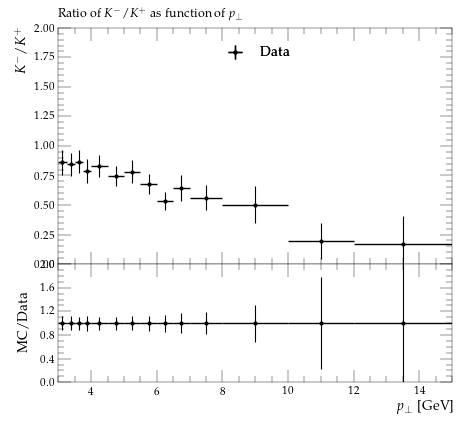

Generate this figure with Python:
#! /usr/bin/env python3

# This Python script was auto-generated using YODA v2.1.0.
# Analysis object: /STAR_2012_I930463/d07-x01-y03
# Timestamp: 07-10-2025 (17:32:21)

import matplotlib as mpl
import matplotlib.pyplot as plt
mpl.use('Agg') # comment out for interactive use
import os
import numpy as np
from numpy import nan, inf

plotDir = os.path.split(os.path.realpath(__file__))[0]
if 'YODA_USER_PLOT_PATH' in globals():
    plot_outdir = globals()['YODA_USER_PLOT_PATH']
else:
    plot_outdir = plotDir

#plot style
plt.style.use(os.path.join(plotDir, '../default.mplstyle'))
# plot metadata
figW, figH = plt.rcParams['figure.figsize']
ax_xLabel = r'$p_\perp$ [GeV]'
ax_yLabel = r'$K^- / K^+$'
ax_title  = r'Ratio of $K^{-} / K^{+}$ as function of $p_\perp$'
ax_xScale = 'linear'
ax_yScale = 'linear'
xLims = (3.0, 15.0)
yLims = (0.0, 2.0)

# TeX-friendly labels for the legend
labels = {
    'legend' : ([ r"Data", r"pp200GeV" ], r""),
}

# Adjust canvas width and height
canvasW = 10.0
canvasH = 9.0
figW *= canvasW/10.
figH *= canvasH/9.

# Create figure and axis objects
fig, (ax, ratio0_ax) = plt.subplots(2, 1, sharex=True,
                  figsize=(figW,figH), gridspec_kw={'height_ratios': (6.0, 3.0)})

# Set figure margins
plt.subplots_adjust(
    left   = 1.0 * plt.rcParams['figure.subplot.left'],
    right  = 1.0 * plt.rcParams['figure.subplot.right'],
    top    = 1.0 * plt.rcParams['figure.subplot.top'],
    bottom = 1.0 * plt.rcParams['figure.subplot.bottom'])

ratio0_ax.yaxis.set_major_locator(mpl.ticker.MultipleLocator(0.4))
ratio0_ax.set_ylim(0.0, 2.0)
ratio0_ax.set_ylabel('MC/Data')

# the numerical data is stored in a separate file
dataf = dict()
prefix = os.path.split(__file__)[0]
if prefix:    prefix = prefix + '/'
exec(open(prefix+'d07-x01-y03__data.py').read(), dataf)


legend_handles = dict() # keep track of handles for the legend

# style options for curves
# starts at zorder>=5 to draw curve on top of legend
styles = {
  'Data': {
    'color' : 'black',
    'linestyle' : '-',
    'linewidth' : 1,
    'marker' : 'o',
    'markersize' : 2,
    'capsize' : 0.0,
    'zorder' : 5,
    'histstyle' : 0,
    'drawstyle' : 'steps-pre',
    'xerrorbars' : 1,
    'yerrorbars' : 1,
    'fillcolor' : None,
    'fillopacity' : 1.0,
    'ratio0_linestyle' : '-',
    'ratio0_linewidth' : 1,
    'ratio0_marker' : 'o',
    'ratio0_markersize' : 2,
    'ratio0_capsize' : 0.0,
    'ratio0_zorder' : 5,
    'ratio0_histstyle' : 0,
    'ratio0_drawstyle' : 'steps-pre',
    'ratio0_xerrorbars' : 1,
    'ratio0_yerrorbars' : 1,
  },
  'pp200GeV.yoda': {
    'color' : '#EE3311',
    'linestyle' : '-',
    'linewidth' : 1,
    'marker' : 'none',
    'markersize' : 2,
    'capsize' : 0.0,
    'zorder' : 6,
    'histstyle' : 1,
    'drawstyle' : 'steps-pre',
    'xerrorbars' : 1,
    'yerrorbars' : 1,
    'fillcolor' : None,
    'fillopacity' : 1.0,
    'ratio0_linestyle' : '-',
    'ratio0_linewidth' : 1,
    'ratio0_marker' : 'none',
    'ratio0_markersize' : 2,
    'ratio0_capsize' : 0.0,
    'ratio0_zorder' : 6,
    'ratio0_histstyle' : 1,
    'ratio0_drawstyle' : 'steps-pre',
    'ratio0_xerrorbars' : 1,
    'ratio0_yerrorbars' : 1,
  },
}

# curve from input yoda files in main panel
for label, yvals in dataf['yvals'].items():
    if all(np.isnan(v) for v in dataf['yvals'][label]):
        continue
    tmp = None
    if styles[label]['histstyle']: # draw as histogram
        xpos = dataf['xedges'][label] if styles[label]['drawstyle'] else dataf['xpoints'][label]
        ypos = np.insert(yvals, 0, yvals[0]) if styles[label]['drawstyle'] else yvals
        if styles[label]['fillcolor']: # fill area below curve
            ax.fill_between(xpos, ypos, step='pre',
                            color=styles[label]['fillcolor'],
                            alpha=styles[label]['fillopacity'])
        tmp, = ax.plot(xpos, ypos,
                       color=styles[label]['color'],
                       linestyle=styles[label]['linestyle'],
                       linewidth=styles[label]['linewidth'],
                       drawstyle=styles[label]['drawstyle'], solid_joinstyle='miter',
                       zorder=styles[label]['zorder'], label=label)
    tmp = ax.errorbar(dataf['xpoints'][label], yvals,
                      xerr=np.array(dataf['xerrs'][label])*styles[label]['xerrorbars'],
                      yerr=np.array(dataf['yerrs'][label])*styles[label]['yerrorbars'],
                      fmt=styles[label]['marker'], capsize=styles[label]['capsize'],
                      markersize=styles[label]['markersize'],
                      ecolor=styles[label]['color'],
                      color=styles[label]['color'], zorder=styles[label]['zorder'])
    tmp[-1][0].set_linestyle(styles[label]['linestyle'])
    tmp[-1][0].set_linewidth(styles[label]['linewidth'])
    if label in dataf['add_legend_handle']:  legend_handles[label] = tmp
    for varLabel in dataf['variation_yvals'].keys():
        if varLabel.startswith(label):
            tmp, = ax.plot(dataf['xedges'][label], dataf['variation_yvals'][varLabel],
                           color=styles[label]['color'],
                           linestyle=styles[label]['linestyle'],
                           linewidth=styles[label]['linewidth'],
                           drawstyle='steps-pre', solid_joinstyle='miter',
                           zorder=styles[label]['zorder'], alpha=0.5)


# plots on ratio panel
# curve from input yoda files in ratio panel
for label, yvals in dataf['ratio0_yvals'].items():
    if all(np.isnan(v) for v in yvals):
        continue
    if styles[label]['ratio0_histstyle']: # plot as histogram
        xpos = dataf['xedges']['Data'] if styles[label]['ratio0_drawstyle'] else dataf['xpoints']['Data']
        ypos = np.insert(yvals, 0, yvals[0]) if styles[label]['ratio0_drawstyle'] else yvals
        ratio0_ax.plot(xpos, ypos,
                       color=styles[label]['color'],
                       linewidth=styles[label]['linewidth'],
                       linestyle=styles[label]['ratio0_linestyle'],
                       drawstyle=styles[label]['ratio0_drawstyle'], zorder=styles[label]['zorder'],
                       solid_joinstyle='miter')
    tmp = ratio0_ax.errorbar(dataf['xpoints']['Data'], yvals,
                             xerr=np.array(dataf['ref_xerrs'])*styles[label]['ratio0_xerrorbars'],
                             yerr=np.array(dataf['ratio0_yerrs'][label])*styles[label]['ratio0_yerrorbars'],
                             fmt=styles[label]['ratio0_marker'], capsize=styles[label]['ratio0_capsize'],
                             markersize=styles[label]['ratio0_markersize'],
                             ecolor=styles[label]['color'],
                             color=styles[label]['color'])
    tmp[-1][0].set_linestyle(styles[label]['ratio0_linestyle'])
    tmp[-1][0].set_linewidth(styles[label]['ratio0_linewidth'])

    for varlabel in dataf['ratio0_variation_vals'].keys():
        if varlabel.startswith(label):
            ratio0_ax.plot(dataf['xedges']['Data'],
                            dataf['ratio0_variation_vals'][varlabel],
                            color=styles[label]['color'],
                            linestyle=styles[label]['linestyle'],
                            linewidth=styles[label]['linewidth'],
                            drawstyle='steps-pre', solid_joinstyle='miter',
                            zorder=1, alpha=0.5)

legend_items = list(legend_handles.values())
ax.add_artist(ax.legend(legend_items,
                        labels['legend'][0],
                        title=labels['legend'][1],
                        alignment='left',
                        loc='upper center',
                        bbox_to_anchor=(0.5, 0.97)))

# set plot metadata as defined above
ratio0_ax.set_xlabel(ax_xLabel)
ratio0_ax.xaxis.set_label_coords(1., -0.15)
ax.set_ylabel(ax_yLabel, ha='right', va='top')
ax.yaxis.set_label_coords(-0.11, 1.0)
ax.set_title(ax_title, loc='left')
ax.set_xscale(ax_xScale)
ax.set_yscale(ax_yScale)
ax.set_xlim(xLims)
ax.set_ylim(yLims)

# tick formatting
plt.rcParams['xtick.top'] = True
plt.rcParams['ytick.right'] = True
fig.align_ylabels((ax, ratio0_ax))
plt.savefig(os.path.join(plot_outdir, 'd07-x01-y03.pdf'), format='PDF')
plt.savefig(os.path.join(plot_outdir, 'd07-x01-y03.png'), format='PNG')

plt.close(fig)
